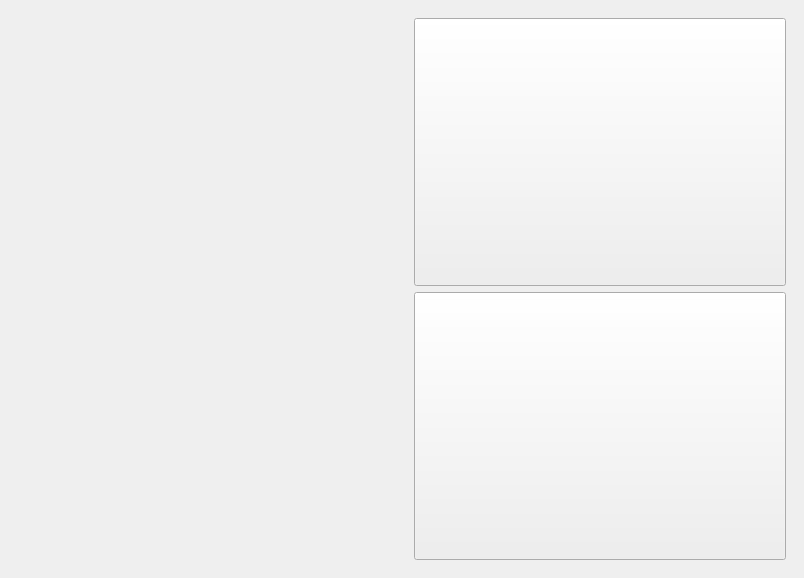
<?xml version="1.0" encoding="UTF-8"?>
<ui version="4.0">
 <class>MainWindow</class>
 <widget class="QMainWindow" name="MainWindow">
  <property name="geometry">
   <rect>
    <x>0</x>
    <y>0</y>
    <width>800</width>
    <height>578</height>
   </rect>
  </property>
  <property name="sizePolicy">
   <sizepolicy hsizetype="Fixed" vsizetype="Fixed">
    <horstretch>0</horstretch>
    <verstretch>0</verstretch>
   </sizepolicy>
  </property>
  <property name="maximumSize">
   <size>
    <width>16777215</width>
    <height>16777215</height>
   </size>
  </property>
  <property name="windowTitle">
   <string>MainWindow</string>
  </property>
  <widget class="QWidget" name="centralwidget">
   <property name="maximumSize">
    <size>
     <width>16777215</width>
     <height>16777215</height>
    </size>
   </property>
   <layout class="QHBoxLayout" name="horizontalLayout" stretch="1,1">
    <item>
     <widget class="QWidget" name="widget" native="true">
      <property name="sizePolicy">
       <sizepolicy hsizetype="Expanding" vsizetype="Expanding">
        <horstretch>0</horstretch>
        <verstretch>0</verstretch>
       </sizepolicy>
      </property>
      <property name="minimumSize">
       <size>
        <width>390</width>
        <height>540</height>
       </size>
      </property>
      <layout class="QVBoxLayout" name="verticalLayout_2">
       <property name="leftMargin">
        <number>0</number>
       </property>
       <property name="topMargin">
        <number>0</number>
       </property>
       <property name="rightMargin">
        <number>0</number>
       </property>
       <property name="bottomMargin">
        <number>0</number>
       </property>
       <item>
        <widget class="QLabel" name="img_label">
         <property name="sizePolicy">
          <sizepolicy hsizetype="Expanding" vsizetype="Expanding">
           <horstretch>0</horstretch>
           <verstretch>0</verstretch>
          </sizepolicy>
         </property>
         <property name="minimumSize">
          <size>
           <width>390</width>
           <height>540</height>
          </size>
         </property>
         <property name="text">
          <string/>
         </property>
         <property name="alignment">
          <set>Qt::AlignmentFlag::AlignCenter</set>
         </property>
        </widget>
       </item>
      </layout>
     </widget>
    </item>
    <item>
     <widget class="QWidget" name="widget_2" native="true">
      <property name="minimumSize">
       <size>
        <width>390</width>
        <height>540</height>
       </size>
      </property>
      <layout class="QVBoxLayout" name="verticalLayout" stretch="1,1">
       <item>
        <widget class="QPushButton" name="pushButton1">
         <property name="sizePolicy">
          <sizepolicy hsizetype="Minimum" vsizetype="Expanding">
           <horstretch>0</horstretch>
           <verstretch>0</verstretch>
          </sizepolicy>
         </property>
         <property name="text">
          <string/>
         </property>
        </widget>
       </item>
       <item>
        <widget class="QPushButton" name="pushButton2">
         <property name="sizePolicy">
          <sizepolicy hsizetype="Minimum" vsizetype="Expanding">
           <horstretch>0</horstretch>
           <verstretch>0</verstretch>
          </sizepolicy>
         </property>
         <property name="text">
          <string/>
         </property>
        </widget>
       </item>
      </layout>
     </widget>
    </item>
   </layout>
  </widget>
 </widget>
 <resources/>
 <connections/>
</ui>
